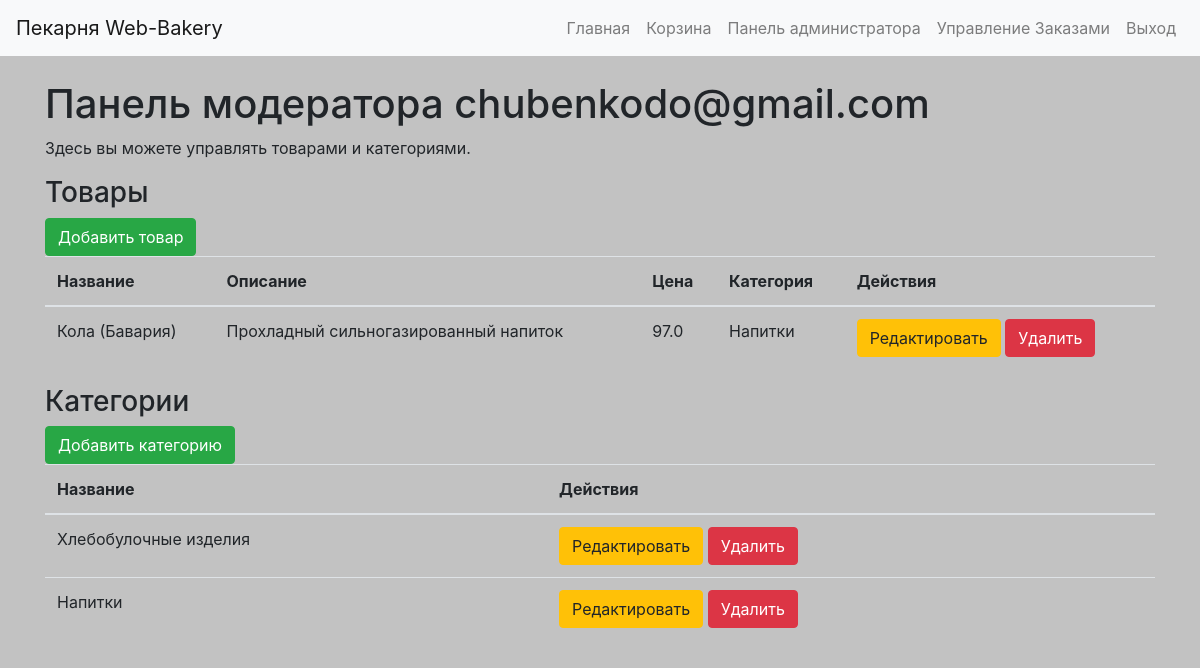
The app's page /moderator (signed in), older data.
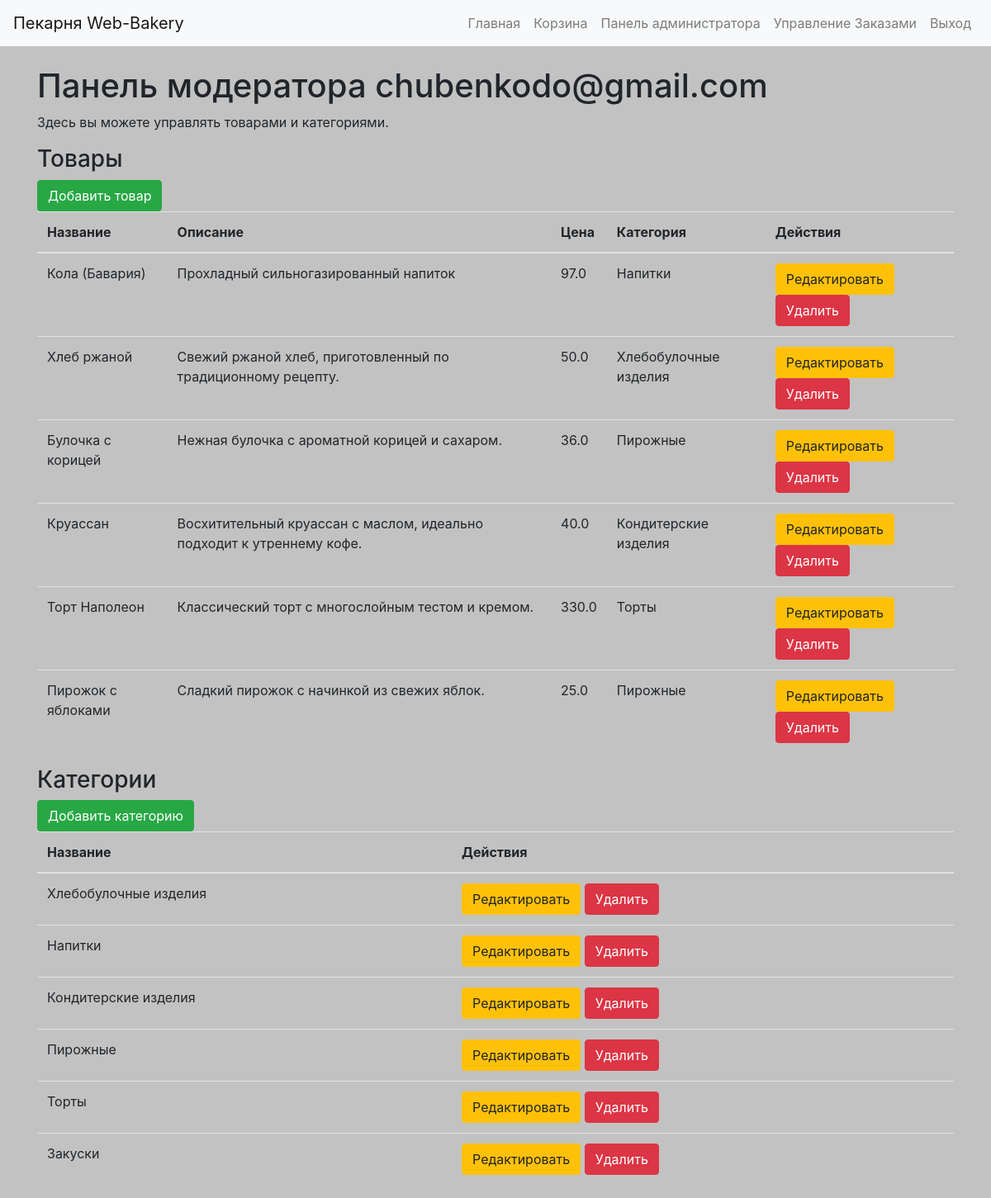
The same page, newer data.
### app/models.py (models this page shows, shortened)
class Product(db.Model):
    id = db.Column(db.Integer, primary_key=True)
    name = db.Column(db.String(100), nullable=False)
    description = db.Column(db.Text, nullable=True)
    price = db.Column(db.Float, nullable=False)
    category_id = db.Column(db.Integer, db.ForeignKey('category.id'), nullable=False)
    image_path = db.Column(db.String(200), nullable=True)  # Новое поле для изображения
    created_at = db.Column(db.DateTime, default=datetime.now)

class Category(db.Model):
    id = db.Column(db.Integer, primary_key=True)
    name = db.Column(db.String(80), unique=True, nullable=False)
    created_at = db.Column(db.DateTime, default=datetime.now)
    products = db.relationship('Product', backref='category', lazy=True)

### app/routes.py (the view)
    def wrapper(*args, **kwargs):
        if not current_user.is_authenticated or (current_user.role != 'moderator' and current_user.role != 'admin'):
            abort(403)
        return func(*args, **kwargs)

### app/__init__.py (called while the page is built)
def create_app():
    app = Flask(__name__)
    app.config['SECRET_KEY'] = 'supedawrseddacreweqtkey'
    app.config['SQLALCHEMY_DATABASE_URI'] = os.environ.get('DATABASE_URL', 'sqlite:///bakery.db')
    app.config['SQLALCHEMY_TRACK_MODIFICATIONS'] = False
    db.init_app(app)
    migrate.init_app(app, db)
    login_manager.init_app(app)
    login_manager.login_view = 'main.login'
    login_manager.login_message = "Пожалуйста, войдите, чтобы получить доступ к этой странице."
    login_manager.login_message_category = "warning"
    from .models import User, Product, Category
    @login_manager.user_loader
    def load_user(user_id):
        return User.query.get(int(user_id))
    from . import routes
    app.register_blueprint(routes.bp)
    with app.app_context():
        db.create_all()
    return app

### app/routes.py (called while the page is built)
def moder_required(func):
    def wrapper(*args, **kwargs):
        if not current_user.is_authenticated or (current_user.role != 'moderator' and current_user.role != 'admin'):
            abort(403)
        return func(*args, **kwargs)
    wrapper.__name__ = func.__name__
    return wrapper

### app/templates/moderator.html
{% extends 'base.html' %}
{% block content %}
<h1>Панель модератора {{moder}}</h1>
<p>Здесь вы можете управлять товарами и категориями.</p>
<h3>Товары</h3>
<a href="{{ url_for('main.create_product') }}" class="btn btn-success">Добавить товар</a>
<table class="table">
    <thead>
        <tr>
            <th>Название</th>
            <th>Описание</th>
            <th>Цена</th>
            <th>Категория</th>
            <th>Действия</th>
        </tr>
    </thead>
    <tbody> {% for product in products %} <tr>
            <td>{{ product.name }}</td>
            <td>{{ product.description }}</td>
            <td>{{ product.price }}</td>
            <td>{{ product.category.name }}</td>
            <td> <a href="{{ url_for('main.edit_product', product_id=product.id) }}"
                    class="btn btn-warning">Редактировать</a>
                <form action="{{ url_for('main.delete_product', product_id=product.id) }}" method="POST"
                    style="display:inline;"> <button type="submit" class="btn btn-danger">Удалить</button>
                </form>
            </td>
        </tr> {% endfor %} </tbody>
</table>
<h3>Категории</h3> <a href="{{ url_for('main.create_category') }}" class="btn btn-success">Добавить
    категорию</a>
<table class="table">
    <thead>
        <tr>
            <th>Название</th>
            <th>Действия</th>
        </tr>
    </thead>
    <tbody> {% for category in categories %} <tr>
            <td>{{ category.name }}</td>
            <td> <a href="{{ url_for('main.edit_category', category_id=category.id) }}"
                    class="btn btn-warning">Редактировать</a>
                <form action="{{ url_for('main.delete_category', category_id=category.id) }}" method="POST"
                    style="display:inline;"> <button type="submit" class="btn btn-danger">Удалить</button>
                </form>
            </td>
        </tr> {% endfor %} </tbody>
</table>
{% endblock %}

Row changes from the older to the newer data that the page shows:
added Product: name "Хлеб ржаной", description "Свежий ржаной хлеб, приготовленный по традиционному рецепту.", price "50.0", category.name "Хлебобулочные изделия"
added Product: name "Булочка с корицей", description "Нежная булочка с ароматной корицей и сахаром.", price "36.0", category.name "Пирожные"
added Product: name "Круассан", description "Восхитительный круассан с маслом, идеально подходит к утреннему кофе.", price "40.0", category.name "Кондитерские изделия"
added Product: name "Торт Наполеон", description "Классический торт с многослойным тестом и кремом.", price "330.0", category.name "Торты"
added Product: name "Пирожок с яблоками", description "Сладкий пирожок с начинкой из свежих яблок.", price "25.0", category.name "Пирожные"
added Category: name "Кондитерские изделия"
added Category: name "Пирожные"
added Category: name "Торты"
added Category: name "Закуски"
